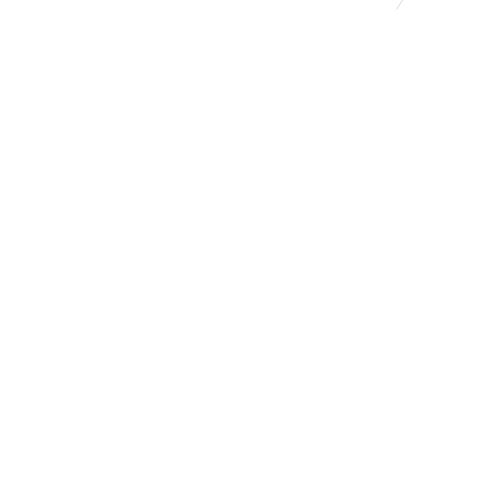
Frame 1 (no input)
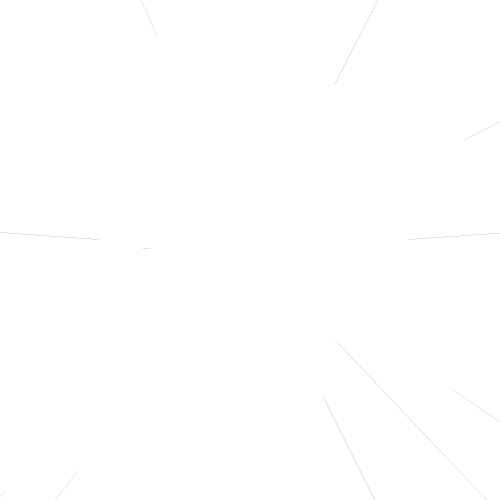
Frame 60 (the mouse pressed at the canvas centre just before this capture)
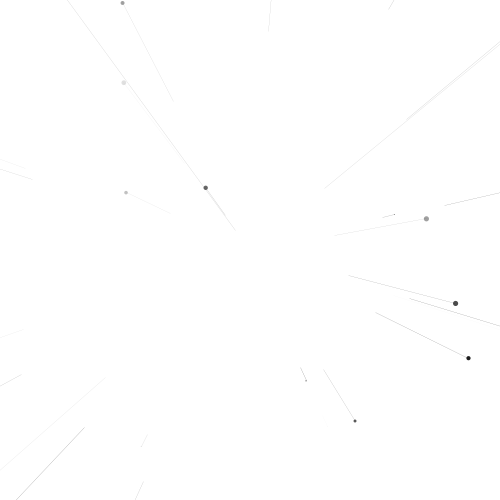
Frame 120 (the mouse held since frame 60 and released just before this capture)

The Processing sketch that drew these frames (run headless with seeded random() and noise(); from frame 60 on, the mouse is pressed at the canvas centre):

// Processing sketch: w07_03_particleSystems
// ── w07_03_particleSystems.pde
//Starfield System
//Based from Daniel Shiffman Coding Challenge starfield https://www.youtube.com/watch?v=17WoOqgXsRM
//Revised version of Week 7/ HW3

StarSystem ss;

int num = 1000;

void setup() {
  size(500, 500);
  
  ss = new StarSystem();
  
}

void draw() {
  background(255);
  translate(width/2, height/2);
  ss.addStar();
  ss.shine();

}


float speed = 10;

Star s;

class Star {
  float x;
  float y;
  float z;

  float life = 255; 


  Star() {
    x = random(-width, width);
    y = random(-height, height);
    z = random(width);
  }

  void update() {
    ;
    z -= speed;
    if (z < 1) {
      z = width;
      x = random(-width, width);
      y = random(-height, height);
    }

    life -= 2;
  }

  boolean isFar() {
    if (life <= 0) {
      return true;
    } else {
      return false;
    }
  }

  
  void display() {   
    fill(0, life);
    noStroke();

    float sx = map(x/z, 0, 1, 0, width);
    float sy = map(y/z, 0, 1, 0, height);
    float r = map(z, 0, width, 10, 0);
    ellipse(sx, sy, r, r);

    float px = map(x/z, 0, 1, 0, width);
    float py = map(y/z, 0, 1, 0, height);
    stroke(0, life);
    strokeWeight(1/2);
    line(px, py, x, y);
  }
}

class StarSystem {
  ArrayList <Star> starfield;

  StarSystem() {
    starfield = new ArrayList <Star>();
  }

  void addStar() {
      starfield.add(new Star());
  }
  
  void shine() {
    for (int i = 0; i < starfield.size(); i++) {
      Star s = starfield.get(i);
      s.update();
      s.display();

      if (s.isFar()) {
        //starfield.add(new Star());
        starfield.remove(i);
      }
    }
  }
}
